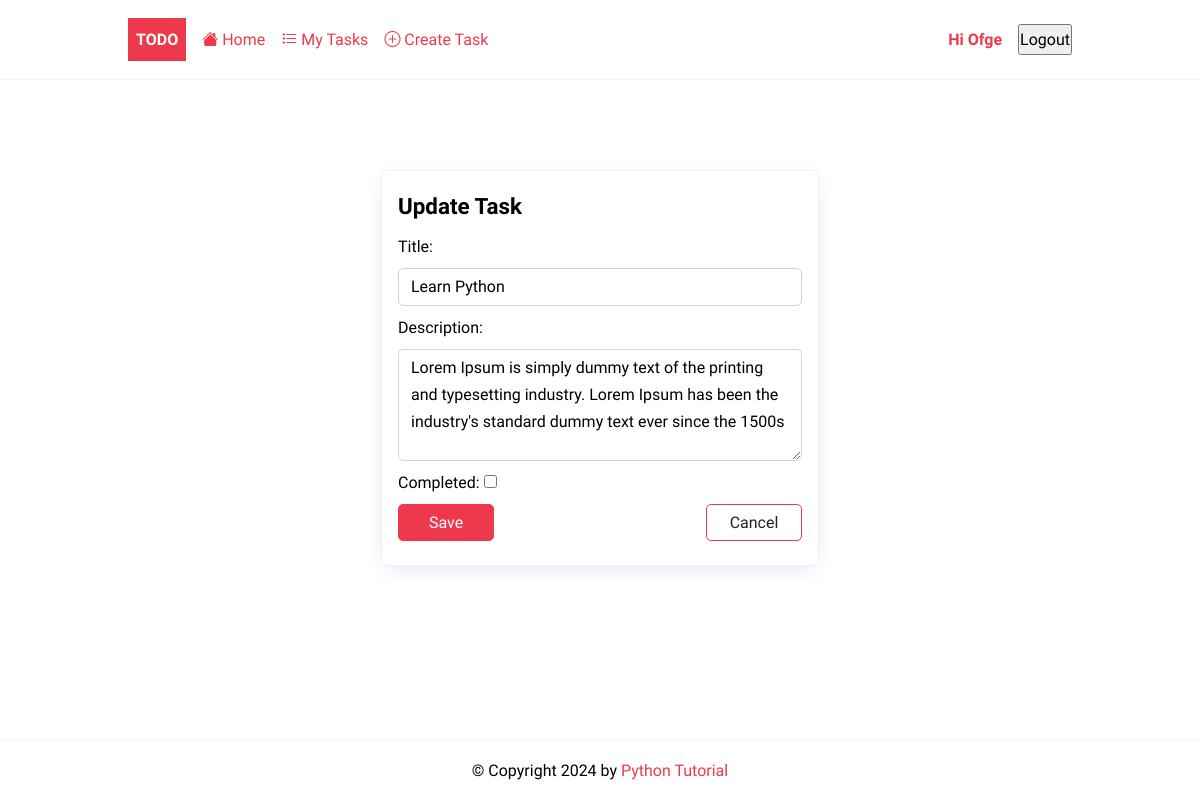
Page /task/update/1/ (signed in) on the committed database.
### todo/models.py (models this page shows, shortened)
class Task(models.Model):
    title = models.CharField(max_length=255)
    description = models.TextField(max_length=255)
    completed = models.BooleanField(default=False)
    created_at = models.DateTimeField(auto_now_add=True)
    user = models.ForeignKey(User, on_delete= models.CASCADE, blank=True)
    class Meta:
        ordering = ['completed']

### todo/views.py (the view, shortened to what this page needs)
# urls.py: path('task/update/<int:pk>/', TaskUpdate.as_view(),name='task-update'),
class TaskUpdate(LoginRequiredMixin, UpdateView):
    model = Task
    fields = ['title','description','completed']
    success_url = reverse_lazy('tasks')
    def get_queryset(self):
        base_qs = super(TaskUpdate, self).get_queryset()
        return base_qs.filter(user=self.request.user)

### todo/templates/todo/task_form.html (shortened to what this page needs)
{% extends 'base.html'%}
{%block content%}
<div class="center">
 <form method="post" novalidate class="card">
 	<h2>{% if task %} Update {%else %} Create {%endif%} Task</h2>
	{% for field in form %}
		{% if field.name == 'completed' %}
			<p>
				{{ field.label_tag }}
				{{ field }}
			</p>
		{% else %}
    		{{ field.label_tag }}
        	{{ field }}
        {% endif %}
	{% endfor %}
	<div class="form-buttons">
		<input type="submit" value="Save" class="btn btn-primary"/>
		<a href="{%url 'tasks'%}" class="btn btn-outline">Cancel</a>
	</div>
</form>
</div>
{%endblock content%}

### templates/base.html (shortened to what this page needs)
{%load static %}
<!DOCTYPE html>
<html lang="en">
    <head>
        <link rel="stylesheet" href="{% static 'css/style.css' %}" />
    </head>
    <body>
        <header class="header">
            <div class="container">
            	<a href="{%url 'home'%}" class="logo">Todo</a>
            	<nav class="nav">
	            	<a href="{%url 'home'%}"><i class="bi bi-house-fill"></i> Home</a>
	                {% if request.user.is_authenticated %}
	    	              	<a href="{% url 'tasks' %}"><i class="bi bi-list-task"></i> My Tasks</a>
	    	              	<a href="{% url 'task-create' %}"><i class="bi bi-plus-circle"></i> Create Task</a>
		                <a href="{% url 'profile' %}" title="Update my profile">Hi {{request.user | title}}</a>
                            <form method="post" action="{% url 'logout' %}">
                                <button type="submit">Logout</button>
                            </form>
	                {% else %}
				<a href="{% url 'login' %}" class="btn btn-outline">Login</a>
	            	        <a href="{% url 'register' %}" class="btn btn-primary">Join Now</a>
	                {% endif %}
	             </nav>
            </div>
        </header>
        <main>
            <div class="container">
             {%block content %}
             {%endblock content%}
            </div>
        </main>
        <footer class="footer">
            <div class="container">
                <p>© Copyright {% now "Y" %} by <a href="https://www.pythontutorial.net">Python Tutorial</a></p>
            </div>
        </footer>
    </body>
</html>

### static/css/style.css (style rules this page uses)
:root { --color-primary: #ee394c; --color-secondary: #86b7fe; --color-light: #f2f2f2; --color-gray: #ced4da; --color-dark: #212121; --color-white: #ffffff; --color-error: #e2442f; --color-warning: #ffc900; --color-info: #02a2b9; --color-success: #1ba345; --color-input: #00d1b2; --border-radius: 5px; }
* { margin: 0; padding: 0; box-sizing: border-box; text-rendering: optimizeLegibility; }
html, body { height: 100%; }
input, button, textarea { font: inherit; }
body { font-family: 'Dosis', sans-serif; font-size: 1rem; line-height: 1.7; display: flex; flex-direction: column; }
h2 { font-size: 1.4rem; }
a { color: var(--color-primary); text-decoration: none; }
.container { max-width: 960px; margin: 0 auto; padding: 0.5rem; }
.header { border-bottom: solid 1px var(--color-light); }
.header .container { display: flex; align-items: center; gap:1rem; }
.nav { display:flex; gap:1rem; align-items: center; justify-content: center; flex-basis: 100%; }
.nav a:nth-last-child(2) { margin-left: auto; font-weight: bold; }
.logo { padding: 0.5rem; background-color: var(--color-primary); text-decoration: none; color: var(--color-white); font-weight: bold; text-transform: uppercase; }
.card { border: solid 1px var(--color-light); padding: 1rem; border-radius: var(--border-radius); box-shadow: rgb(11 43 158 / 15%) 0px 6px 20px -6px; min-width: 400px; }
form > * { display: block; margin-bottom: 0.5rem; }
form > input[type='submit'], form > button { margin: 1rem 0; }
.form-buttons { display: flex; justify-content: space-between; align-items: center; gap: 0.75rem; }
input[type='text'], input[type='email'], input[type='password'], textarea { border-radius: var(--border-radius); border: solid 1px var(--color-gray); width: 100%; padding: 0.25rem 0.75rem; }
textarea { max-height: 7rem; }
.footer p { text-align: center; }
.footer { margin-top: auto; padding: 0.5rem 0; border-top: solid 1px var(--color-light); }
.btn { padding: 0.25rem 0.75rem; border-radius: var(--border-radius); background-color: var(--color-white); border: solid 1px var(--color-white); color: var(--color-dark); cursor: pointer; text-decoration: none; font-size: 1rem; min-width: 6rem; text-align: center; }
.btn-outline { border: solid 1px var(--color-primary); }
.btn-primary { border: solid 1px var(--color-primary); background-color: var(--color-primary); color: var(--color-white); }
.center { display: flex; flex-direction: column; align-items: center; justify-content: center; min-height: 70vh; }

### rows in the picture
Task: form "Learn Python" "Lorem Ipsum is simply dummy text of the printing and typesetting industry. Lorem Ipsum has been the industry's standard dummy text ever since the 1500s"

### other values in the picture
{{ request.user | title }} "Ofge"
{{ field.label_tag }} "Title:" "Description:"
{{ field.label_tag }} "Completed:"
